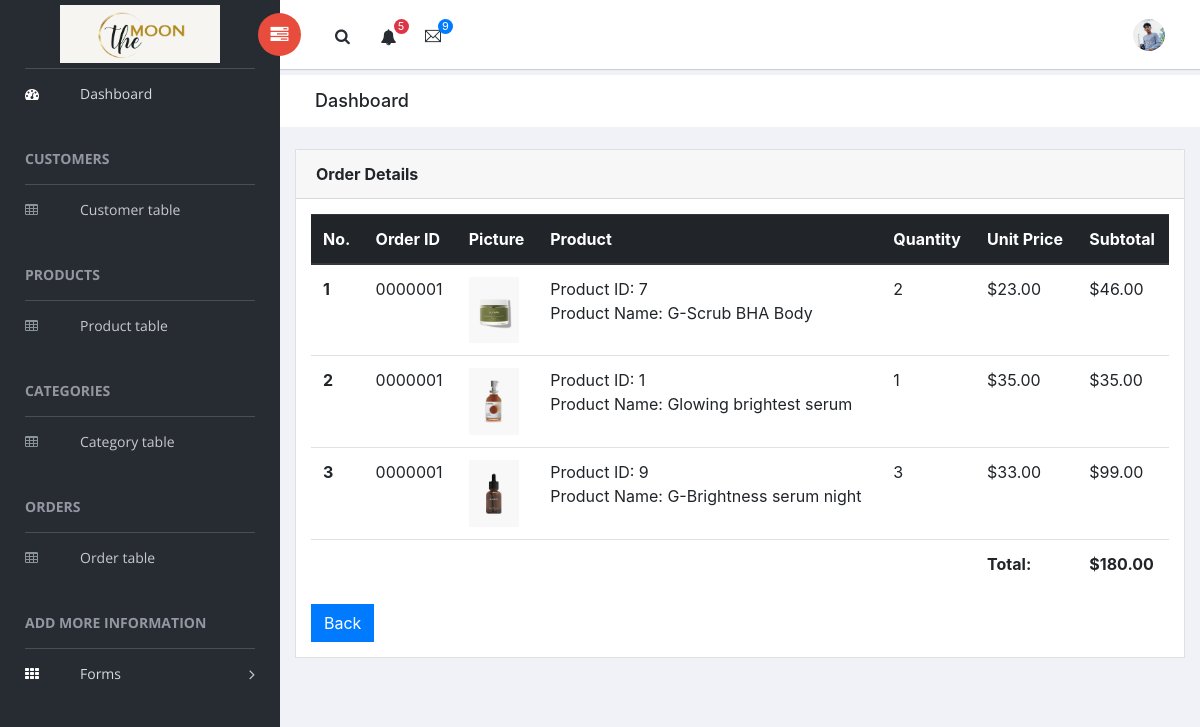
The page /Admin/tables-orders_details-dummy.php?a=1 on the database its author committed.
### tables this page shows
CREATE TABLE `orders_detail` (
  `od_id` int(6) NOT NULL,
  `oid` int(7) UNSIGNED ZEROFILL NOT NULL,
  `pid` int(7) NOT NULL,
  `item` int(7) NOT NULL
);

CREATE TABLE `product` (
  `p_id` int(7) NOT NULL,
  `p_name` varchar(100) NOT NULL,
  `p_detail` varchar(650) NOT NULL,
  `p_price` int(10) NOT NULL,
  `p_stock` int(10) NOT NULL,
  `p_brand` varchar(100) NOT NULL,
  `cat_id` int(7) NOT NULL,
  `p_expire` date NOT NULL,
  `p_ext` varchar(10) NOT NULL
);

### Admin/tables-orders_details-dummy.php (the view, shortened to what this page needs)
<?php
    include ("include/config.php");
?>
<!doctype html>
<html class="no-js" lang="en">
<head>
    <link rel="stylesheet" href="vendors/bootstrap/dist/css/bootstrap.min.css">
    <link rel="stylesheet" href="vendors/font-awesome/css/font-awesome.min.css">
    <link rel="stylesheet" href="vendors/themify-icons/css/themify-icons.css">
    <link rel="stylesheet" href="vendors/flag-icon-css/css/flag-icon.min.css">
    <link rel="stylesheet" href="vendors/selectFX/css/cs-skin-elastic.css">
    <link rel="stylesheet" href="assets/css/style.css">
</head>
<body>
    <?php
            include ("include/sidebar.php");
    ?>
    <div id="right-panel" class="right-panel">
        <header id="header" class="header">
            <div class="header-menu">
                <div class="col-sm-7">
                    <a id="menuToggle" class="menutoggle pull-left"><i class="fa fa fa-tasks"></i></a>
                    <div class="header-left">
                        <button class="search-trigger"><i class="fa fa-search"></i></button>
                        <div class="dropdown for-notification">
                            <button class="btn btn-secondary dropdown-toggle" type="button" id="notification" row-toggle="dropdown" aria-haspopup="true" aria-expanded="false">
                                <i class="fa fa-bell"></i>
                                <span class="count bg-danger">5</span>
                            </button>
                        </div>
                        <div class="dropdown for-message">
                            <button class="btn btn-secondary dropdown-toggle" type="button"
                                id="message"
                                row-toggle="dropdown" aria-haspopup="true" aria-expanded="false">
                                <i class="ti-email"></i>
                                <span class="count bg-primary">9</span>
                            </button>
                        </div>
                    </div>
                </div>
                <div class="col-sm-5">
                    <div class="user-area dropdown float-right">
                        <a href="#" class="dropdown-toggle" row-toggle="dropdown" aria-haspopup="true" aria-expanded="false">
                            <img class="user-avatar rounded-circle" src="images/admin.jpeg" alt="User Avatar">
                        </a>
                    </div>
                    <div class="language-select dropdown" id="language-select">
                        <a class="dropdown-toggle" href="#" row-toggle="dropdown"  id="language" aria-haspopup="true" aria-expanded="true">
                            <i class="flag-icon flag-icon-us"></i>
                        </a>
                    </div>
                </div>
            </div>
        </header>
        <div class="breadcrumbs">
            <div class="col-sm-4">
                <div class="page-header float-left">
                    <div class="page-title">
                        <h1>Dashboard</h1>
                    </div>
                </div>
            </div>
            <div class="col-sm-8">
                <div class="page-header float-right">
                </div>
            </div>
        </div>
        <div class="content mt-3">
            <div class="animated fadeIn">
                <div class="row">
                    <div class="col-lg-12">
                        <div class="card">
                            <div class="card-header">
                                <strong class="card-title">Order Details</strong>
                            </div>
                            <div class="card-body">
                                <table class="table">
                                    <thead class="thead-dark">
                                        <tr>
                                            <th scope="col">No.</th>
                                            <th scope="col">Order ID</th>
                                            <th scope="col">Picture</th>
                                            <th scope="col">Product</th>
                                            <th scope="col">Quantity</th>
                                            <th scope="col">Unit Price</th>
                                            <th scope="col">Subtotal</th>
                                        </tr>
                                    </thead>
                                    <tbody>
                                        <?php
                                            $sql = "SELECT * FROM `orders_detail`
                                                    INNER JOIN product ON orders_detail.pid = product.p_id
                                                        WHERE orders_detail.oid = '".$_GET['a']."'  ";
                                            $result = mysqli_query($conn,$sql);
                                            $i = 0;
                                            while ($row = mysqli_fetch_assoc($result)){
                                                $i++;
                                                $summ = $row['p_price'] * $row['item'] ;
		                                        @$total += $summ;
                                            ?>
                                            <tr>
                                                <th scope="row"><?=$i;?></th>
                                                <td><?=$row['oid'];?></td>
                                                <?php
                                                $p = $row['p_id'].".".$row['p_ext'];
                                                ?>
                                                <td>
                                                    <a href="../imgs_product/<?=$p;?>">
                                                        <img src="../imgs_product/<?=$p;?>" width="50">
                                                    </a>
                                                </td>
                                                <td>Product ID: <?=$row['p_id'];?> <br/>
                                                    Product Name: <?=$row['p_name'];?>
                                                </td>
                                                <td><?=$row['item'];?></td>
                                                <td>$<?=number_format($row['p_price'],0);?>.00</td>
                                                <td>$<?=number_format($summ,0);?>.00</td>
                                            </tr>
                                        <?php
                                        }
                                        ?>
                                        <tr>
                                                <td>&nbsp;</td>
                                                <td>&nbsp;</td>
                                                <td>&nbsp;</td>
                                                <td>&nbsp;</td>
                                                <td>&nbsp;</td>
                                                <th scope="col">Total:</th>
                                                <th scope="col">$<?=number_format($total,0);?>.00</th>
                                            </tr>
                                    </tbody>
                                </table>
                                <a href="tables-orders.php">
                                <button type="button" class="btn btn-primary">
                                        Back
                                </button>
                                </a>
                            </div>
                        </div>
                    </div>
                </div>
            </div>
        </div>
    </div>
</body>
</html>

### Admin/include/sidebar.php (shortened to what this page needs)
<!doctype html>
<html class="no-js" lang="en">
<head>
    <link rel="stylesheet" href="vendors/bootstrap/dist/css/bootstrap.min.css">
    <link rel="stylesheet" href="vendors/font-awesome/css/font-awesome.min.css">
    <link rel="stylesheet" href="vendors/themify-icons/css/themify-icons.css">
    <link rel="stylesheet" href="vendors/flag-icon-css/css/flag-icon.min.css">
    <link rel="stylesheet" href="vendors/selectFX/css/cs-skin-elastic.css">
    <link rel="stylesheet" href="assets/css/style.css">
</head>
<body>
    <aside id="left-panel" class="left-panel">
        <nav class="navbar navbar-expand-sm navbar-default">
            <div class="navbar-header">
                <a class="navbar-brand" href="index2.php"><img src="images/logo-m.png" alt="Logo"></a>
            </div>
            <div id="main-menu" class="main-menu collapse navbar-collapse">
                <ul class="nav navbar-nav">
                    <li class="active">
                        <a href="index2.php"> <i class="menu-icon fa fa-dashboard"></i>Dashboard </a>
                    </li>
                    <h3 class="menu-title">Customers</h3>
                    <li>
                        <a href="tables-customer.php"> <i class="menu-icon fa fa-table"></i>Customer table </a>
                    </li>
                    <h3 class="menu-title">Products</h3>
                    <li>
                        <a href="tables-product.php"> <i class="menu-icon fa fa-table"></i>Product table </a>
                    </li>
                    <h3 class="menu-title">Categories</h3>
                    <li>
                        <a href="tables-category.php"> <i class="menu-icon fa fa-table"></i>Category table </a>
                    </li>
                    <h3 class="menu-title">Orders</h3>
                    <li>
                        <a href="tables-orders.php"> <i class="menu-icon fa fa-table"></i>Order table </a>
                    </li>
                    <h3 class="menu-title">Add More Information</h3>
                    <li class="menu-item-has-children active dropdown">
                        <a href="#" class="dropdown-toggle" data-toggle="dropdown" aria-haspopup="true" aria-expanded="false"> <i class="menu-icon fa fa-th"></i>Forms</a>
                    </li>
                </ul>
            </div>
        </nav>
    </aside>
</body>
</html>

### rows shown on the page
orders_detail: oid "0000001", shows a picture, product.p_id "7", product.p_name "G-Scrub BHA Body", item "2", product.p_price "23", item.p_price "46"
orders_detail: oid "0000001", shows a picture, product.p_id "1", product.p_name "Glowing brightest serum", item "1", product.p_price "35"
orders_detail: oid "0000001", shows a picture, product.p_id "9", product.p_name "G-Brightness serum night", item "3", product.p_price "33", item.p_price "99"

### other values the page prints
$total "180"
